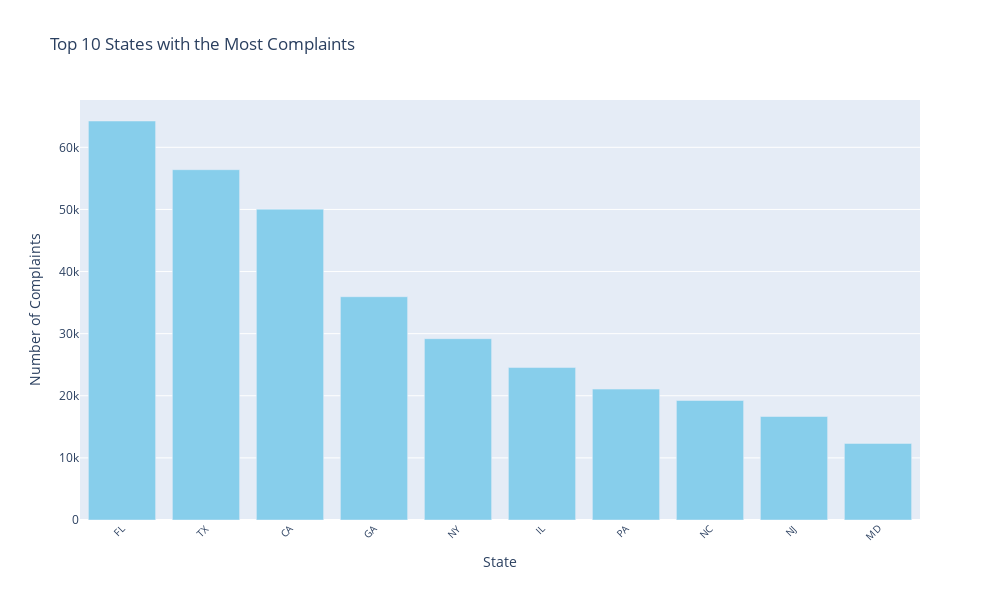

Here is the notebook cell this chart was saved with:
### Markdown cell above
#### Top 10 states with the most complaint counts

### Code cell
state_complaint_counts = df_new['State'].value_counts()

# Get top 10 states with the most complaint counts
top_n = 10
top_states = state_complaint_counts.head(top_n)


fig = go.Figure(data=[go.Bar(
    x=top_states.index,
    y=top_states.values,
    marker_color='skyblue'
)])

fig.update_layout(
    title=f'Top {top_n} States with the Most Complaints',
    xaxis=dict(
        title='State',
        tickangle=-45,
        tickfont=dict(size=10),
    ),
    yaxis=dict(
        title='Number of Complaints',
    ),
    height=600,
    width=1000,
)

fig.show()

### Figure 1 — Plotly figure (JSON) as saved in the notebook; plotly's stock layout.template omitted (floating-point values rounded to 4 significant figures)
{"data": [{"marker": {"color": "skyblue"}, "type": "bar", "x": ["FL", "TX", "CA", "GA", "NY", "IL", "PA", "NC", "NJ", "MD"], "y": [64238, 56399, 50048, 35948, 29196, 24543, 21074, 19237, 16664, 12325]}], "layout": {"height": 600, "title": {"text": "Top 10 States with the Most Complaints"}, "width": 1000, "xaxis": {"autorange": true, "range": [-0.5, 9.5], "tickangle": -45, "tickfont": {"size": 10}, "title": {"text": "State"}, "type": "category"}, "yaxis": {"autorange": true, "range": [0, 67620.0], "title": {"text": "Number of Complaints"}, "type": "linear"}}}
